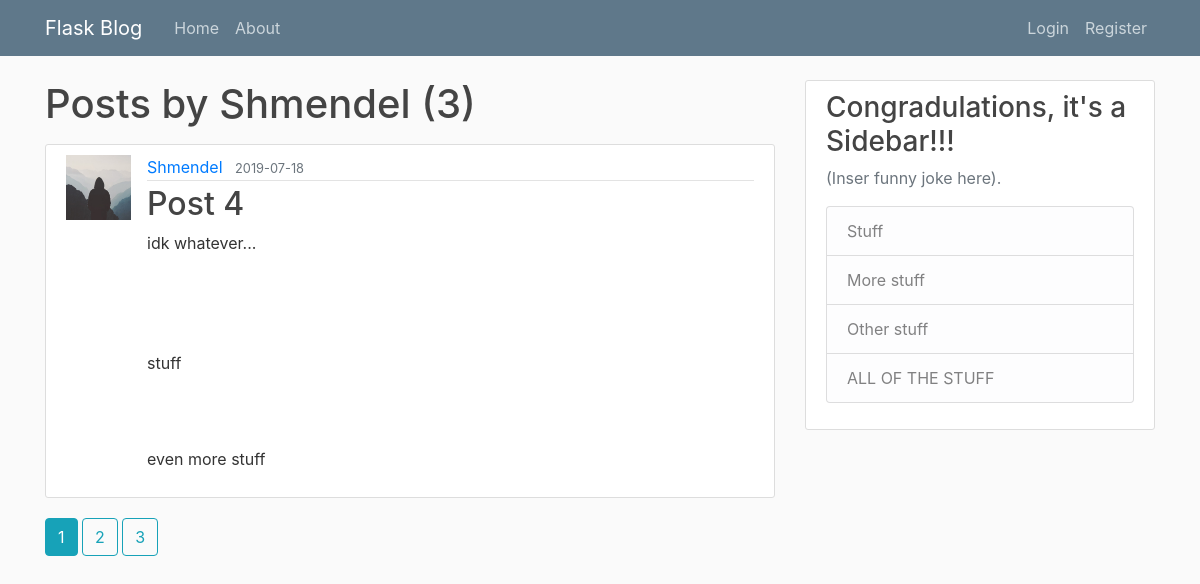
Page /user/Shmendel on the earlier database version.
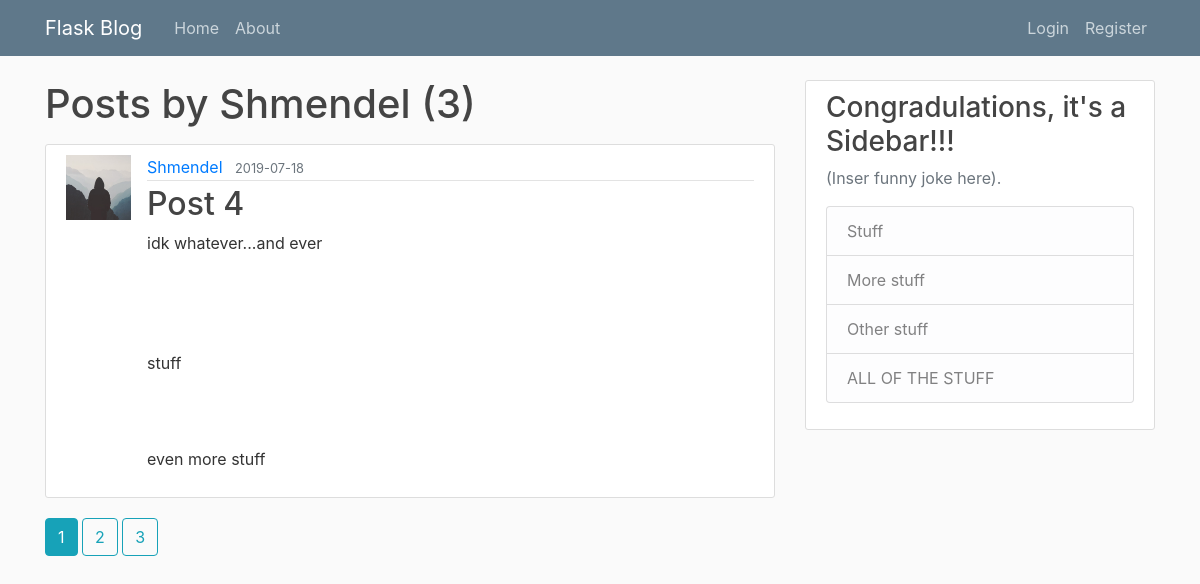
Same page on the later database version.
### flaskblog/models.py (models this page shows, shortened)
class Post(db.Model):
    id = db.Column(db.Integer, primary_key=True)
    title = db.Column(db.String(100), nullable=False)
    date_posted = db.Column(db.DateTime, nullable=False, default=datetime.utcnow)
    content = db.Column(db.Text, nullable=False)
    user_id = db.Column(db.Integer, db.ForeignKey('user.id'), nullable=False)

class User(db.Model, UserMixin):
    id = db.Column(db.Integer, primary_key=True)
    username = db.Column(db.String(20), unique=True, nullable=False)
    email = db.Column(db.String(120), unique=True, nullable=False)
    image_file = db.Column(db.String(20), nullable=False, default='default.jpg')
    password = db.Column(db.String(60),nullable=False)
    posts = db.relationship('Post', backref='author', lazy=True)

### flaskblog/users/routes.py (the view)
@users.route("/user/<string:username>")
def user_posts(username):
    page = request.args.get('page', 1, type=int)
    user = User.query.filter_by(username=username).first_or_404()
    posts = Post.query.filter_by(author=user)\
        .order_by(Post.date_posted.desc())\
        .paginate(page=page, per_page=1)
    return render_template('user_posts.html', posts=posts, user=user)

### flaskblog/templates/user_posts.html (shortened to what this page needs)
{% extends "layout.html" %}
{% block content %}
    <h1 class="mb-3">Posts by {{ user.username }} ({{ posts.total }})</h1>
    {% for post in posts.items %}
        <article class="media content-section">
            <img class="reounded-circle article-img" src="{{ url_for('static', filename='profile_pics/' + post.author.image_file) }}">
            <div class="media-body">
                <div class="article-metadata">
                    <a class="mr-2" href="{{ url_for('users.user_posts', username=post.author.username) }}">{{ post.author.username }}</a>
                    <small class="text-muted">{{ post.date_posted.strftime('%Y-%m-%d') }}</small>
                </div>
                <h2><a class="article-title" href="{{ url_for('posts.post', post_id=post.id) }}">{{ post.title }}</a></h2>
                <p class="article-content">{{ post.content }}</p>
            </div>
        </article>
    {% endfor %}
    {% for page_num in posts.iter_pages(left_edge=1, right_edge=1, left_current=1, right_current=2) %}
        {% if page_num %}
            {% if posts.page == page_num %}
                <a class="btn btn-info mb-4" href="{{ url_for('users.user_posts', username=user.username, page=page_num) }}">{{ page_num }}</a>
            {% else %}
                <a class="btn btn-outline-info mb-4" href="{{ url_for('users.user_posts', username=user.username, page=page_num) }}">{{ page_num }}</a>
            {% endif %}
        {% endif %}
    {% endfor %}
{% endblock content %}

Differences in the rows shown:
changed Post "Post 4": content "idk whatever... stuff even more stuff" → "idk whatever...and ever stuff even more stuff"
